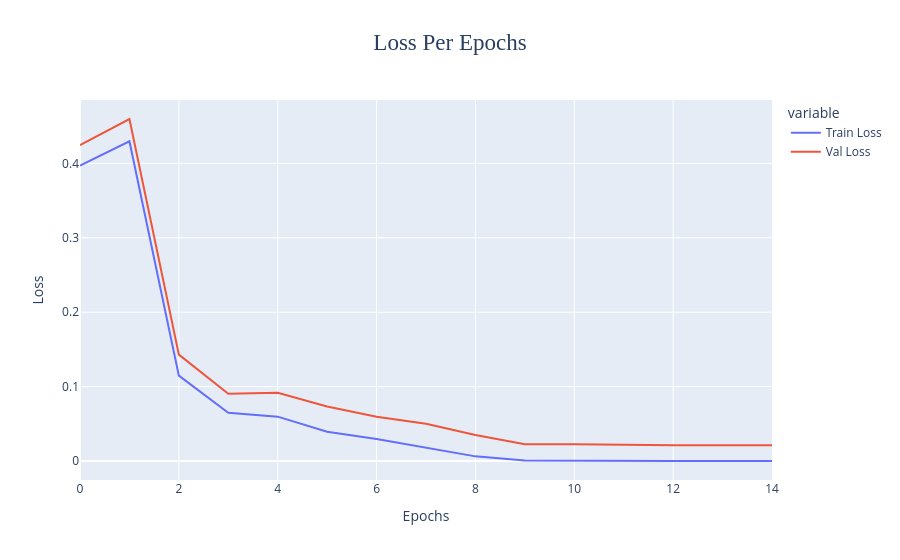
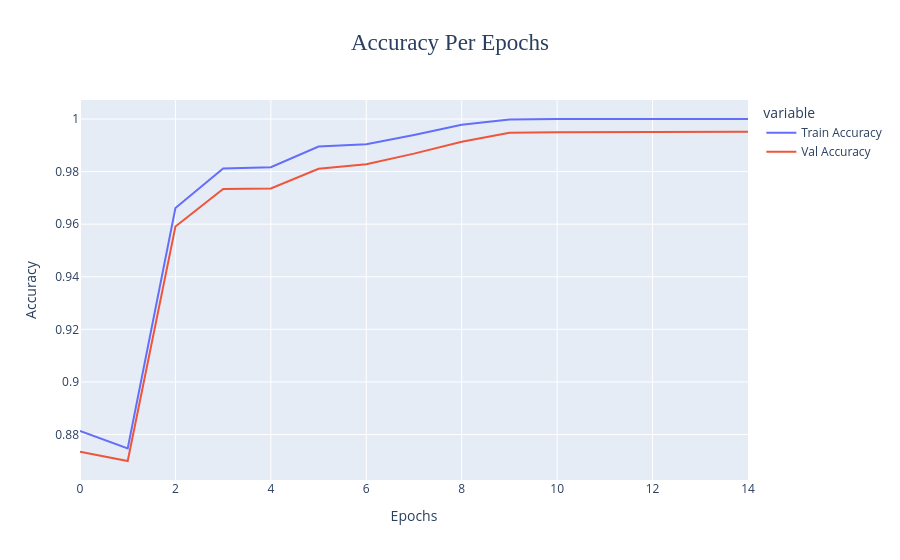

The notebook cell saved with these charts, in order:
### Markdown cell above
#### Visualize the Training History

### Code cell
# used plotly for interactive plotting
fig = px.line(history.iloc[:,:2],title='Loss Per Epochs',labels={'value':'Loss','index':'Epochs'})
fig.update_layout(title={'font_family':'Georgia','font_size':23,'x':0.5}).show()
fig = px.line(history.iloc[:,2:],title='Accuracy Per Epochs',labels={'value':'Accuracy','index':'Epochs'})
fig.update_layout(title={'font_family':'Georgia','font_size':23,'x':0.5}).show()

### Figure 1 — Plotly figure (JSON) as saved in the notebook; plotly's stock layout.template omitted (floating-point values rounded to 4 significant figures)
{"data": [{"hovertemplate": "variable=Train Loss<br>Epochs=%{x}<br>Loss=%{y}<extra></extra>", "legendgroup": "Train Loss", "line": {"color": "#636efa", "dash": "solid"}, "marker": {"symbol": "circle"}, "mode": "lines", "name": "Train Loss", "orientation": "v", "showlegend": true, "type": "scatter", "x": [0, 1, 2, 3, 4, 5, 6, 7, 8, 9, 10, 11, 12, 13, 14], "xaxis": "x", "y": [0.3972, 0.4297, 0.1148, 0.0649, 0.05969, 0.03944, 0.02965, 0.01812, 0.006331, 0.0008679, 0.0003551, 0.0002131, 9.832e-05, 9.3e-05, 9.225e-05], "yaxis": "y"}, {"hovertemplate": "variable=Val Loss<br>Epochs=%{x}<br>Loss=%{y}<extra></extra>", "legendgroup": "Val Loss", "line": {"color": "#EF553B", "dash": "solid"}, "marker": {"symbol": "circle"}, "mode": "lines", "name": "Val Loss", "orientation": "v", "showlegend": true, "type": "scatter", "x": [0, 1, 2, 3, 4, 5, 6, 7, 8, 9, 10, 11, 12, 13, 14], "xaxis": "x", "y": [0.4247, 0.4597, 0.143, 0.09037, 0.09181, 0.07344, 0.05948, 0.05003, 0.035, 0.02272, 0.02275, 0.02189, 0.0212, 0.02121, 0.02121], "yaxis": "y"}], "layout": {"legend": {"title": {"text": "variable"}, "tracegroupgap": 0}, "title": {"font": {"family": "Georgia", "size": 23}, "text": "Loss Per Epochs", "x": 0.5}, "xaxis": {"anchor": "y", "domain": [0, 1], "title": {"text": "Epochs"}}, "yaxis": {"anchor": "x", "domain": [0, 1], "title": {"text": "Loss"}}}}

### Figure 2 — Plotly figure (JSON) as saved in the notebook; plotly's stock layout.template omitted (floating-point values rounded to 4 significant figures)
{"data": [{"hovertemplate": "variable=Train Accuracy<br>Epochs=%{x}<br>Accuracy=%{y}<extra></extra>", "legendgroup": "Train Accuracy", "line": {"color": "#636efa", "dash": "solid"}, "marker": {"symbol": "circle"}, "mode": "lines", "name": "Train Accuracy", "orientation": "v", "showlegend": true, "type": "scatter", "x": [0, 1, 2, 3, 4, 5, 6, 7, 8, 9, 10, 11, 12, 13, 14], "xaxis": "x", "y": [0.8813, 0.8747, 0.9661, 0.9811, 0.9817, 0.9895, 0.9904, 0.9939, 0.9978, 0.9998, 1.0, 1.0, 1.0, 1.0, 1.0], "yaxis": "y"}, {"hovertemplate": "variable=Val Accuracy<br>Epochs=%{x}<br>Accuracy=%{y}<extra></extra>", "legendgroup": "Val Accuracy", "line": {"color": "#EF553B", "dash": "solid"}, "marker": {"symbol": "circle"}, "mode": "lines", "name": "Val Accuracy", "orientation": "v", "showlegend": true, "type": "scatter", "x": [0, 1, 2, 3, 4, 5, 6, 7, 8, 9, 10, 11, 12, 13, 14], "xaxis": "x", "y": [0.8734, 0.8699, 0.9591, 0.9734, 0.9736, 0.9811, 0.9828, 0.9868, 0.9913, 0.9948, 0.995, 0.995, 0.9951, 0.9951, 0.9951], "yaxis": "y"}], "layout": {"legend": {"title": {"text": "variable"}, "tracegroupgap": 0}, "title": {"font": {"family": "Georgia", "size": 23}, "text": "Accuracy Per Epochs", "x": 0.5}, "xaxis": {"anchor": "y", "domain": [0, 1], "title": {"text": "Epochs"}}, "yaxis": {"anchor": "x", "domain": [0, 1], "title": {"text": "Accuracy"}}}}
